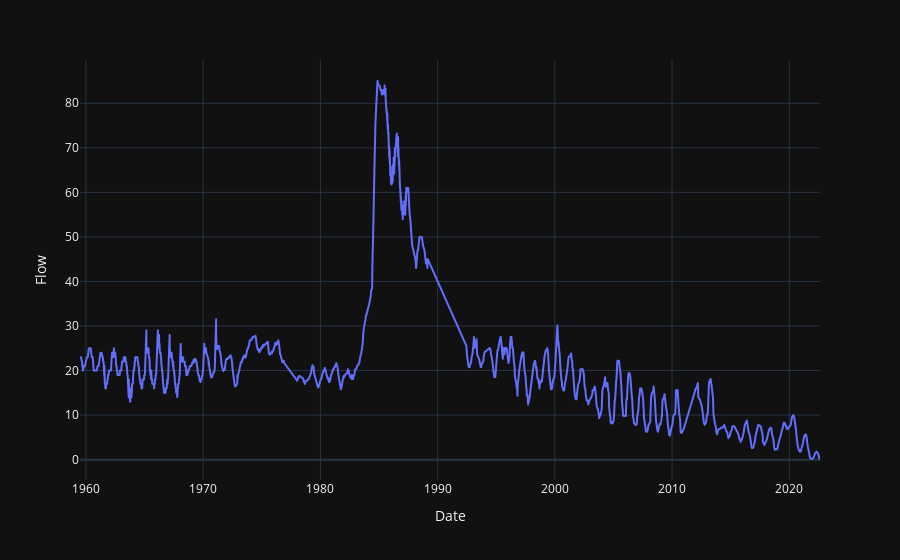

Notebook code for this chart:
### Code cell
fig = px.line(clear_lake_hist_zb, y='Flow')
fig.show()

### Figure 1 — Plotly figure (JSON) as saved in the notebook; plotly's stock layout.template omitted (floating-point values rounded to 4 significant figures; data arrays with more than 128 entries replaced by an {"elided": "..."} marker saying what was removed)
{"data": [{"hovertemplate": "Date=%{x}<br>Flow=%{y}<extra></extra>", "legendgroup": "", "line": {"color": "#636efa", "dash": "solid"}, "marker": {"symbol": "circle"}, "mode": "lines", "name": "", "showlegend": false, "x": {"elided": "2232 str values"}, "xaxis": "x", "y": {"elided": "2232 float values"}, "yaxis": "y", "type": "scattergl"}], "layout": {"xaxis": {"anchor": "y", "domain": [0.0, 1.0], "title": {"text": "Date"}}, "yaxis": {"anchor": "x", "domain": [0.0, 1.0], "title": {"text": "Flow"}}, "legend": {"tracegroupgap": 0}, "margin": {"t": 60}}}
